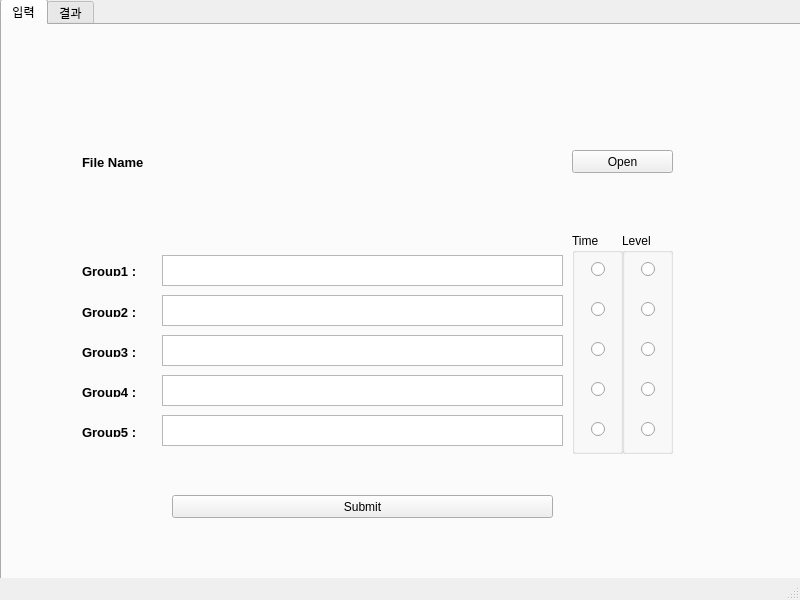
<?xml version="1.0" encoding="UTF-8"?>
<ui version="4.0">
    <class>MainWindow</class>
    <widget class="QMainWindow" name="MainWindow">
        <property name="geometry">
            <rect>
                <x>0</x>
                <y>0</y>
                <width>800</width>
                <height>600</height>
            </rect>
        </property>
        <property name="windowTitle">
            <string>MainWindow</string>
        </property>
        <widget class="QWidget" name="centralwidget">
            <widget class="QTabWidget" name="tabWidget">
                <property name="geometry">
                    <rect>
                        <x>0</x>
                        <y>-1</y>
                        <width>801</width>
                        <height>581</height>
                    </rect>
                </property>
                <property name="currentIndex">
                    <number>0</number>
                </property>
                <widget class="QWidget" name="tab">
                    <attribute name="title">
                        <string>입력</string>
                    </attribute>
                    <widget class="QTextEdit" name="group1_input">
                        <property name="geometry">
                            <rect>
                                <x>160</x>
                                <y>230</y>
                                <width>401</width>
                                <height>31</height>
                            </rect>
                        </property>
                    </widget>
                    <widget class="QTextEdit" name="group2_input">
                        <property name="geometry">
                            <rect>
                                <x>160</x>
                                <y>270</y>
                                <width>401</width>
                                <height>31</height>
                            </rect>
                        </property>
                    </widget>
                    <widget class="QTextEdit" name="group3_input">
                        <property name="geometry">
                            <rect>
                                <x>160</x>
                                <y>310</y>
                                <width>401</width>
                                <height>31</height>
                            </rect>
                        </property>
                    </widget>
                    <widget class="QTextEdit" name="group4_input">
                        <property name="geometry">
                            <rect>
                                <x>160</x>
                                <y>350</y>
                                <width>401</width>
                                <height>31</height>
                            </rect>
                        </property>
                    </widget>
                    <widget class="QTextEdit" name="group5_input">
                        <property name="geometry">
                            <rect>
                                <x>160</x>
                                <y>390</y>
                                <width>401</width>
                                <height>31</height>
                            </rect>
                        </property>
                    </widget>
                    <widget class="QLabel" name="label_1">
                        <property name="geometry">
                            <rect>
                                <x>80</x>
                                <y>239</y>
                                <width>56</width>
                                <height>12</height>
                            </rect>
                        </property>
                        <property name="text">
                            <string>&lt;html&gt;&lt;head/&gt;&lt;body&gt;&lt;p&gt;&lt;span style=&quot; font-size:10pt;
                                font-weight:600;&quot;&gt;Group1 :&lt;/span&gt;&lt;/p&gt;&lt;/body&gt;&lt;/html&gt;
                            </string>
                        </property>
                    </widget>
                    <widget class="QLabel" name="label_2">
                        <property name="geometry">
                            <rect>
                                <x>80</x>
                                <y>280</y>
                                <width>56</width>
                                <height>12</height>
                            </rect>
                        </property>
                        <property name="text">
                            <string>&lt;html&gt;&lt;head/&gt;&lt;body&gt;&lt;p&gt;&lt;span style=&quot; font-size:10pt;
                                font-weight:600;&quot;&gt;Group2 :&lt;/span&gt;&lt;/p&gt;&lt;/body&gt;&lt;/html&gt;
                            </string>
                        </property>
                    </widget>
                    <widget class="QLabel" name="label_3">
                        <property name="geometry">
                            <rect>
                                <x>80</x>
                                <y>320</y>
                                <width>56</width>
                                <height>12</height>
                            </rect>
                        </property>
                        <property name="text">
                            <string>&lt;html&gt;&lt;head/&gt;&lt;body&gt;&lt;p&gt;&lt;span style=&quot; font-size:10pt;
                                font-weight:600;&quot;&gt;Group3 :&lt;/span&gt;&lt;/p&gt;&lt;/body&gt;&lt;/html&gt;
                            </string>
                        </property>
                    </widget>
                    <widget class="QLabel" name="label_4">
                        <property name="geometry">
                            <rect>
                                <x>80</x>
                                <y>360</y>
                                <width>56</width>
                                <height>12</height>
                            </rect>
                        </property>
                        <property name="text">
                            <string>&lt;html&gt;&lt;head/&gt;&lt;body&gt;&lt;p&gt;&lt;span style=&quot; font-size:10pt;
                                font-weight:600;&quot;&gt;Group4 :&lt;/span&gt;&lt;/p&gt;&lt;/body&gt;&lt;/html&gt;
                            </string>
                        </property>
                    </widget>
                    <widget class="QLabel" name="label_5">
                        <property name="geometry">
                            <rect>
                                <x>80</x>
                                <y>400</y>
                                <width>56</width>
                                <height>12</height>
                            </rect>
                        </property>
                        <property name="text">
                            <string>&lt;html&gt;&lt;head/&gt;&lt;body&gt;&lt;p&gt;&lt;span style=&quot; font-size:10pt;
                                font-weight:600;&quot;&gt;Group5 :&lt;/span&gt;&lt;/p&gt;&lt;/body&gt;&lt;/html&gt;
                            </string>
                        </property>
                    </widget>
                    <widget class="QPushButton" name="open_btn">
                        <property name="geometry">
                            <rect>
                                <x>570</x>
                                <y>125</y>
                                <width>101</width>
                                <height>23</height>
                            </rect>
                        </property>
                        <property name="text">
                            <string>Open</string>
                        </property>
                    </widget>
                    <widget class="QLabel" name="label_file_name">
                        <property name="geometry">
                            <rect>
                                <x>162</x>
                                <y>130</y>
                                <width>400</width>
                                <height>12</height>
                            </rect>
                        </property>
                        <property name="text">
                            <string/>
                        </property>
                    </widget>
                    <widget class="QLabel" name="label_0">
                        <property name="geometry">
                            <rect>
                                <x>80</x>
                                <y>130</y>
                                <width>71</width>
                                <height>16</height>
                            </rect>
                        </property>
                        <property name="text">
                            <string>&lt;html&gt;&lt;head/&gt;&lt;body&gt;&lt;p&gt;&lt;span style=&quot; font-size:10pt;
                                font-weight:600;&quot;&gt;File Name&lt;/span&gt;&lt;/p&gt;&lt;/body&gt;&lt;/html&gt;
                            </string>
                        </property>
                    </widget>
                    <widget class="QGroupBox" name="groupBox_time">
                        <property name="geometry">
                            <rect>
                                <x>570</x>
                                <y>208</y>
                                <width>51</width>
                                <height>221</height>
                            </rect>
                        </property>
                        <property name="title">
                            <string>Time</string>
                        </property>
                        <widget class="QRadioButton" name="time_group1">
                            <property name="geometry">
                                <rect>
                                    <x>19</x>
                                    <y>28</y>
                                    <width>16</width>
                                    <height>16</height>
                                </rect>
                            </property>
                            <property name="text">
                                <string/>
                            </property>
                        </widget>
                        <widget class="QRadioButton" name="time_group2">
                            <property name="geometry">
                                <rect>
                                    <x>19</x>
                                    <y>68</y>
                                    <width>16</width>
                                    <height>16</height>
                                </rect>
                            </property>
                            <property name="text">
                                <string/>
                            </property>
                        </widget>
                        <widget class="QRadioButton" name="time_group3">
                            <property name="geometry">
                                <rect>
                                    <x>19</x>
                                    <y>108</y>
                                    <width>16</width>
                                    <height>16</height>
                                </rect>
                            </property>
                            <property name="text">
                                <string/>
                            </property>
                        </widget>
                        <widget class="QRadioButton" name="time_group4">
                            <property name="geometry">
                                <rect>
                                    <x>19</x>
                                    <y>148</y>
                                    <width>16</width>
                                    <height>16</height>
                                </rect>
                            </property>
                            <property name="text">
                                <string/>
                            </property>
                        </widget>
                        <widget class="QRadioButton" name="time_group5">
                            <property name="geometry">
                                <rect>
                                    <x>19</x>
                                    <y>188</y>
                                    <width>16</width>
                                    <height>16</height>
                                </rect>
                            </property>
                            <property name="text">
                                <string/>
                            </property>
                        </widget>
                    </widget>
                    <widget class="QGroupBox" name="groupBox_time_2">
                        <property name="geometry">
                            <rect>
                                <x>620</x>
                                <y>208</y>
                                <width>51</width>
                                <height>221</height>
                            </rect>
                        </property>
                        <property name="title">
                            <string>Level</string>
                        </property>
                        <widget class="QRadioButton" name="level_group1">
                            <property name="geometry">
                                <rect>
                                    <x>19</x>
                                    <y>28</y>
                                    <width>16</width>
                                    <height>16</height>
                                </rect>
                            </property>
                            <property name="text">
                                <string/>
                            </property>
                        </widget>
                        <widget class="QRadioButton" name="level_group2">
                            <property name="geometry">
                                <rect>
                                    <x>19</x>
                                    <y>68</y>
                                    <width>16</width>
                                    <height>16</height>
                                </rect>
                            </property>
                            <property name="text">
                                <string/>
                            </property>
                        </widget>
                        <widget class="QRadioButton" name="level_group3">
                            <property name="geometry">
                                <rect>
                                    <x>19</x>
                                    <y>108</y>
                                    <width>16</width>
                                    <height>16</height>
                                </rect>
                            </property>
                            <property name="text">
                                <string/>
                            </property>
                        </widget>
                        <widget class="QRadioButton" name="level_group4">
                            <property name="geometry">
                                <rect>
                                    <x>19</x>
                                    <y>148</y>
                                    <width>16</width>
                                    <height>16</height>
                                </rect>
                            </property>
                            <property name="text">
                                <string/>
                            </property>
                        </widget>
                        <widget class="QRadioButton" name="level_group5">
                            <property name="geometry">
                                <rect>
                                    <x>19</x>
                                    <y>188</y>
                                    <width>16</width>
                                    <height>16</height>
                                </rect>
                            </property>
                            <property name="text">
                                <string/>
                            </property>
                        </widget>
                    </widget>
                    <widget class="QPushButton" name="submit_btn">
                        <property name="geometry">
                            <rect>
                                <x>170</x>
                                <y>470</y>
                                <width>381</width>
                                <height>23</height>
                            </rect>
                        </property>
                        <property name="text">
                            <string>Submit</string>
                        </property>
                    </widget>
                </widget>
                <widget class="QWidget" name="tab_2">
                    <attribute name="title">
                        <string>결과</string>
                    </attribute>
                    <widget class="QTableWidget" name="tableWidget">
                        <property name="geometry">
                            <rect>
                                <x>0</x>
                                <y>0</y>
                                <width>801</width>
                                <height>541</height>
                            </rect>
                        </property>
                    </widget>
                </widget>
            </widget>
        </widget>
        <widget class="QMenuBar" name="menubar">
            <property name="geometry">
                <rect>
                    <x>0</x>
                    <y>0</y>
                    <width>800</width>
                    <height>21</height>
                </rect>
            </property>
        </widget>
        <widget class="QStatusBar" name="statusbar"/>
    </widget>
    <resources/>
    <connections/>
</ui>
